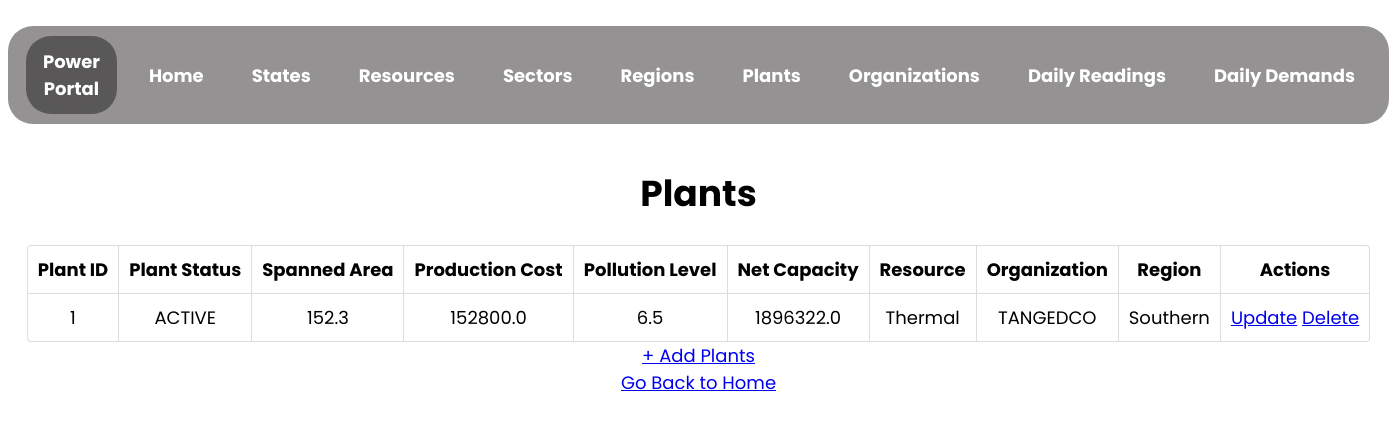
/plant, run on an earlier commit of the app's database.
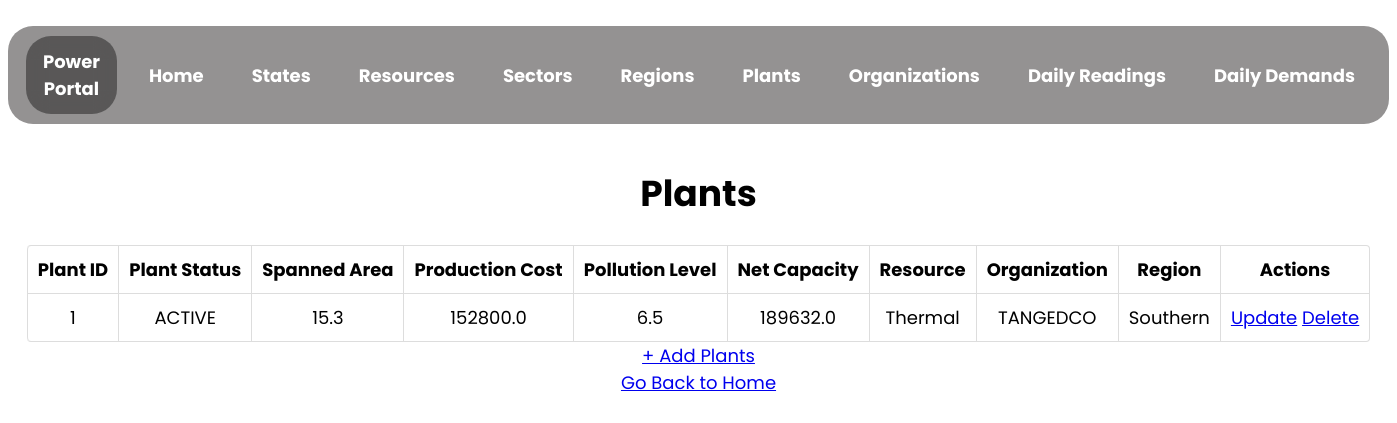
And on a later commit of the database.
### app.py (models this page shows)
class Plants(db.Model):
    __tablename__ = "plant"
    plant_id = db.Column(db.Integer, autoincrement = True, primary_key = True, unique = True, nullable = False)
    plant_status = db.Column(db.String, nullable = False)
    spanned_area = db.Column(db.Float, nullable = False)
    production_cost = db.Column(db.Float, nullable = False)
    pollution_level = db.Column(db.Float, nullable = False)
    net_capacity = db.Column(db.Float, nullable = False)
    resource_id = db.Column(db.Integer, db.ForeignKey("resources.resource_id"), nullable = False)
    region_id = db.Column(db.Integer, db.ForeignKey("region.region_id"), nullable = False)
    org_id = db.Column(db.Integer, db.ForeignKey("organization.org_id"), nullable = False)

### app.py (the view)
@app.route("/plant", methods = ["GET", "POST"])
def view_plant():
    plant_list = Plants.query.all()
    plant_data = []
    for plant in plant_list:
        data = {
            "plant_id": plant.plant_id,
            "plant_status": plant.plant_status,
            "spanned_area": plant.spanned_area,
            "production_cost": plant.production_cost,
            "pollution_level": plant.pollution_level,
            "net_capacity": plant.net_capacity,
            "resource": Resource.query.get(plant.resource_id),
            "org": Organizations.query.get(plant.org_id),
            "region": Region.query.get(plant.region_id)
        }
        plant_data.append(data)
    return render_template(
        "view_plant.html",
        plant_data = plant_data
    )

### templates/view_plant.html (shortened to what this page needs)
<!DOCTYPE html>
<html lang="en">
  <head>
    <link rel="stylesheet" href="../static/assets/view.css">
  </head>
  <body>
    <nav>
      <ul class="menu-bar">
        <div class="logo">
          <a href="/">Power Portal </a>
        </div>
        <li><a href="/">Home</a></li>
        <li><a href="/state">States</a></li>
        <li><a href="/resource">Resources</a></li>
        <li><a href="/sector">Sectors</a></li>
        <li><a href="/region">Regions</a></li>
        <li><a href="/plant">Plants</a></li>
        <li><a href="/organization">Organizations</a></li>
        <li><a href="/daily_reading">Daily Readings</a></li>
        <li><a href="/daily_demand">Daily Demands</a></li>
      </ul>
    </nav>
    <h1 style="text-align: center">Plants</h1>
    {% if plant_data | length == 0 %}
        <p>No Plants Found! Add the plants now!</p>
        <a href="/plant/create" type="button">+ Add Plant</a>
    {% else %}
    <table id="plant-detail">
      <thead>
        <th>Plant ID</th>
        <th>Plant Status</th>
        <th>Spanned Area</th>
        <th>Production Cost</th>
        <th>Pollution Level</th>
        <th>Net Capacity</th>
        <th>Resource</th>
        <th>Organization</th>
        <th>Region</th>
        <th>Actions</th>
      </thead>
      {% for plant in plant_data %}
      <tr>
        <td>{{plant["plant_id"]}}</td>
        <td>{{plant["plant_status"]}}</td>
        <td>{{plant["spanned_area"]}}</td>
        <td>{{plant["production_cost"]}}</td>
        <td>{{plant["pollution_level"]}}</td>
        <td>{{plant["net_capacity"]}}</td>
        <td>{{(plant["resource"]).resource_type}}</td>
        <td>{{(plant["org"]).org_name}}</td>
        <td>{{(plant["region"]).region_name}}</td>
        <td>
            <a href="/plant/{{plant['plant_id']}}/update" type="button">Update</a>
            <a href="/plant/{{plant['plant_id']}}/delete" type="button">Delete</a>
        </td>
      </tr>
      {% endfor %}
    </table>
    <a href="/plant/create" type="button">+ Add Plants</a>
    {% endif %}
    <br>
    <a href="/">Go Back to Home</a>
  </body>
</html>

What changed in the data, as far as the page shows it:
changed Plants "ACTIVE": spanned_area "152.3" → "15.3"; net_capacity "1896322.0" → "189632.0"
